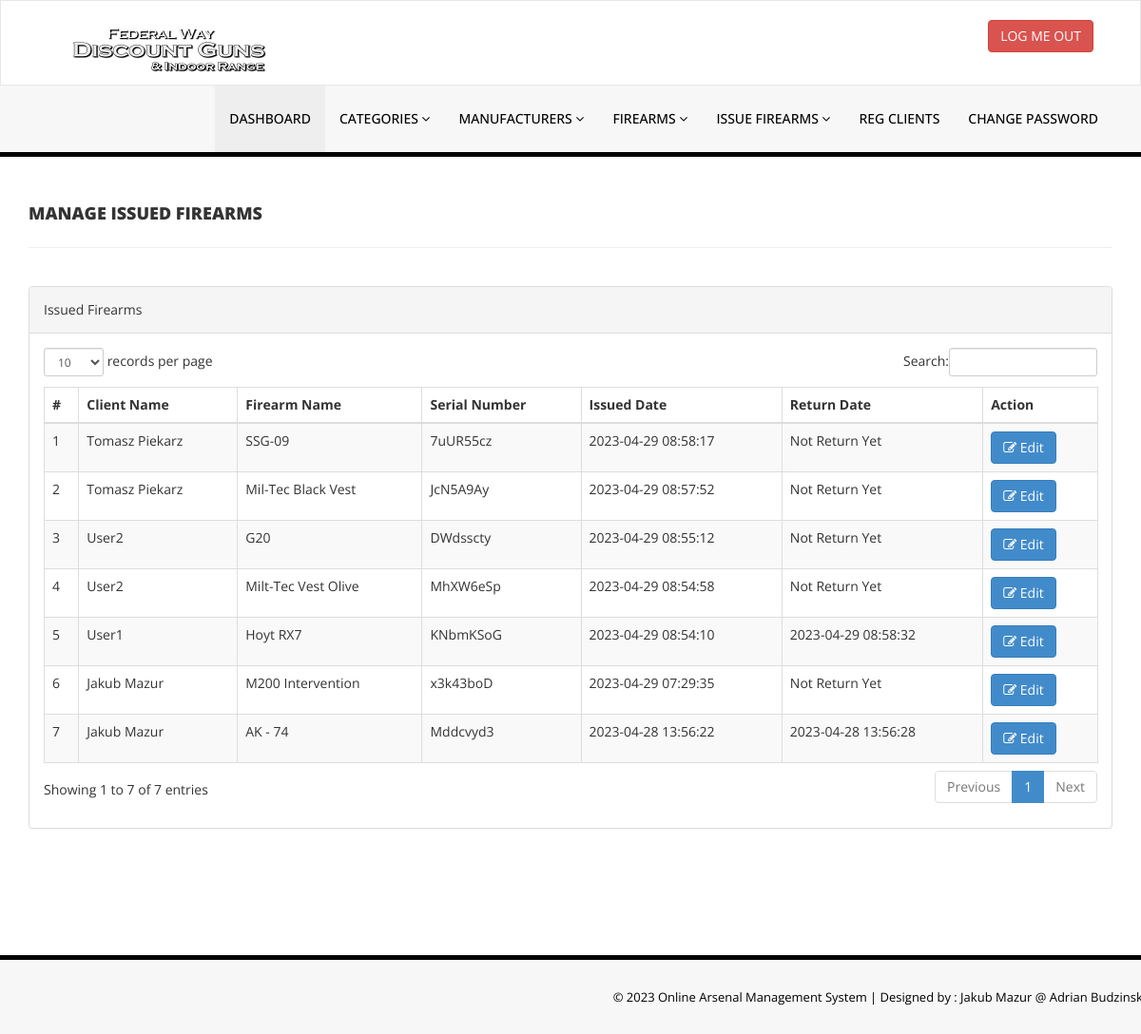
Screenshot of /admin/manage-issued-guns.php (signed in) with the database file from the repository.
### tables this page shows
CREATE TABLE `issuedgundetails` (
  `id` int(11) NOT NULL,
  `GunId` int(11) DEFAULT NULL,
  `ClientID` varchar(150) DEFAULT NULL,
  `IssuesDate` timestamp NULL DEFAULT current_timestamp(),
  `ReturnDate` timestamp NULL DEFAULT NULL ON UPDATE current_timestamp(),
  `RetrunStatus` int(1) DEFAULT NULL,
  `fine` int(11) DEFAULT NULL
);

CREATE TABLE `tblclients` (
  `id` int(11) NOT NULL,
  `ClientId` varchar(100) DEFAULT NULL,
  `FullName` varchar(120) DEFAULT NULL,
  `EmailId` varchar(120) DEFAULT NULL,
  `MobileNumber` char(11) DEFAULT NULL,
  `Password` varchar(120) DEFAULT NULL,
  `Status` int(1) DEFAULT NULL,
  `RegDate` timestamp NULL DEFAULT current_timestamp(),
  `UpdationDate` timestamp NULL DEFAULT NULL ON UPDATE current_timestamp()
);

CREATE TABLE `tblguns` (
  `id` int(11) NOT NULL,
  `GunName` varchar(255) DEFAULT NULL,
  `CatId` int(11) DEFAULT NULL,
  `ManufacturerId` int(11) DEFAULT NULL,
  `SerialNumber` varchar(25) DEFAULT NULL,
  `GunPrice` decimal(10,2) DEFAULT NULL,
  `GunImage` varchar(250) NOT NULL,
  `isIssued` int(1) DEFAULT NULL,
  `RegDate` timestamp NULL DEFAULT current_timestamp(),
  `UpdationDate` timestamp NULL DEFAULT NULL ON UPDATE current_timestamp()
);

### admin/manage-issued-guns.php (the view, shortened to what this page needs)
<?php
include('includes/config.php');
if(strlen($_SESSION['alogin'])==0)
    {
header('location:index.php');
}
else{
    ?>
<!DOCTYPE html>
<html xmlns="http://www.w3.org/1999/xhtml">
<head>
    <link href="assets/css/bootstrap.css" rel="stylesheet" />
    <link href="assets/css/font-awesome.css" rel="stylesheet" />
    <link href="assets/js/dataTables/dataTables.bootstrap.css" rel="stylesheet" />
    <link href="assets/css/style.css" rel="stylesheet" />
</head>
<body>
<?php include('includes/header.php');?>
    <div class="content-wrapper">
         <div class="container">
        <div class="row pad-botm">
            <div class="col-md-12">
                <h4 class="header-line">Manage Issued Firearms</h4>
    </div>
     <div class="row">
</div>
        </div>
            <div class="row">
                <div class="col-md-12">
                    <div class="panel panel-default">
                        <div class="panel-heading">
                          Issued Firearms
                        </div>
                        <div class="panel-body">
                            <div class="table-responsive">
                                <table class="table table-striped table-bordered table-hover" id="dataTables-example">
                                    <thead>
                                        <tr>
                                            <th>#</th>
                                            <th>Client Name</th>
                                            <th>Firearm Name</th>
                                            <th>Serial Number </th>
                                            <th>Issued Date</th>
                                            <th>Return Date</th>
                                            <th>Action</th>
                                        </tr>
                                    </thead>
                                    <tbody>
<?php $sql = "SELECT tblclients.FullName,tblGuns.GunName,tblGuns.SerialNumber,issuedgundetails.IssuesDate,issuedgundetails.ReturnDate,issuedgundetails.id as rid from  issuedgundetails join tblclients on tblclients.CLientId=issuedgundetails.ClientId join tblGuns on tblGuns.id=issuedgundetails.GunId order by issuedgundetails.id desc";
$query = $dbh -> prepare($sql);
$query->execute();
$results=$query->fetchAll(PDO::FETCH_OBJ);
$cnt=1;
if($query->rowCount() > 0)
{
foreach($results as $result)
{               ?>
                                        <tr class="odd gradeX">
                                            <td class="center"><?php echo htmlentities($cnt);?></td>
                                            <td class="center"><?php echo htmlentities($result->FullName);?></td>
                                            <td class="center"><?php echo htmlentities($result->GunName);?></td>
                                            <td class="center"><?php echo htmlentities($result->SerialNumber);?></td>
                                            <td class="center"><?php echo htmlentities($result->IssuesDate);?></td>
                                            <td class="center"><?php if($result->ReturnDate=="")
                                            {
                                                echo htmlentities("Not Return Yet");
                                            } else {
                                            echo htmlentities($result->ReturnDate);
}
                                            ?></td>
                                            <td class="center">
                                            <a href="update-issue-gundeails.php?rid=<?php echo htmlentities($result->rid);?>"><button class="btn btn-primary"><i class="fa fa-edit "></i> Edit</button>
                                            </td>
                                        </tr>
 <?php $cnt=$cnt+1;}} ?>
                                    </tbody>
                                </table>
                            </div>
                        </div>
                    </div>
                </div>
            </div>
    </div>
    </div>
  <?php include('includes/footer.php');?>
</body>
</html>
<?php } ?>

### admin/assets/css/style.css (style rules this page uses)
.content-wrapper { margin-top: 40px; min-height:800px; padding-bottom:90px; }
.header-line { font-weight:900; padding-bottom:25px; border-bottom:1px solid #eeeeee; text-transform:uppercase; }
.pad-botm { padding-bottom:30px; }

### rows the page displays
issuedgundetails: tblclients.FullName "Tomasz Piekarz", GunId.GunName "SSG-09", GunId.SerialNumber "7uUR55cz", IssuesDate "2023-04-29 08:58:17"
issuedgundetails: tblclients.FullName "Tomasz Piekarz", GunId.GunName "Mil-Tec Black Vest", GunId.SerialNumber "JcN5A9Ay", IssuesDate "2023-04-29 08:57:52"
issuedgundetails: tblclients.FullName "User2", GunId.GunName "G20", GunId.SerialNumber "DWdsscty", IssuesDate "2023-04-29 08:55:12"
issuedgundetails: tblclients.FullName "User2", GunId.GunName "Milt-Tec Vest Olive", GunId.SerialNumber "MhXW6eSp", IssuesDate "2023-04-29 08:54:58"
issuedgundetails: tblclients.FullName "User1", GunId.GunName "Hoyt RX7", GunId.SerialNumber "KNbmKSoG", IssuesDate "2023-04-29 08:54:10", ReturnDate "2023-04-29 08:58:32"
issuedgundetails: tblclients.FullName "Jakub Mazur", GunId.GunName "M200 Intervention", GunId.SerialNumber "x3k43boD", IssuesDate "2023-04-29 07:29:35"
issuedgundetails: tblclients.FullName "Jakub Mazur", GunId.GunName "AK - 74", GunId.SerialNumber "Mddcvyd3", IssuesDate "2023-04-28 13:56:22", ReturnDate "2023-04-28 13:56:28"
